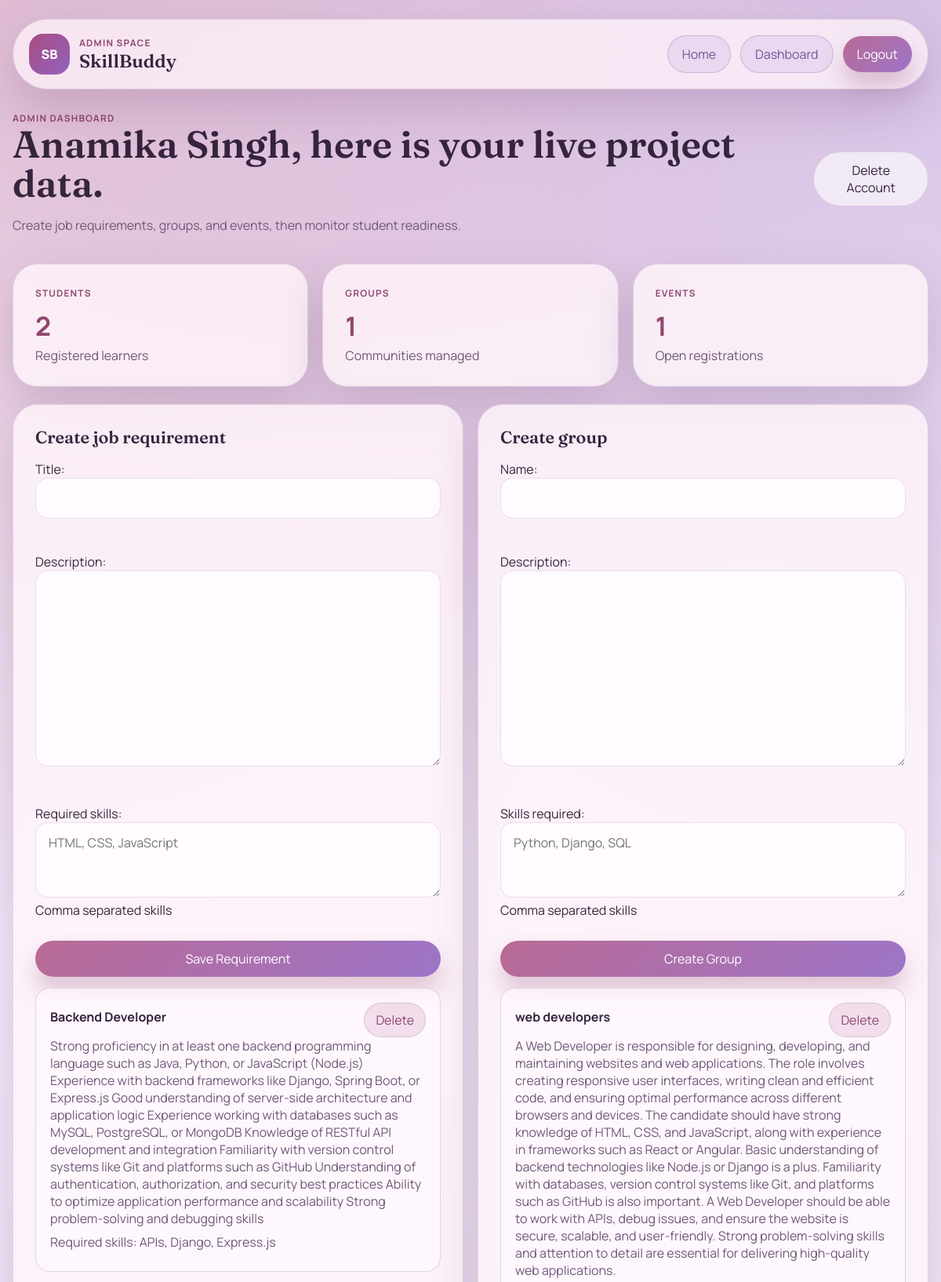
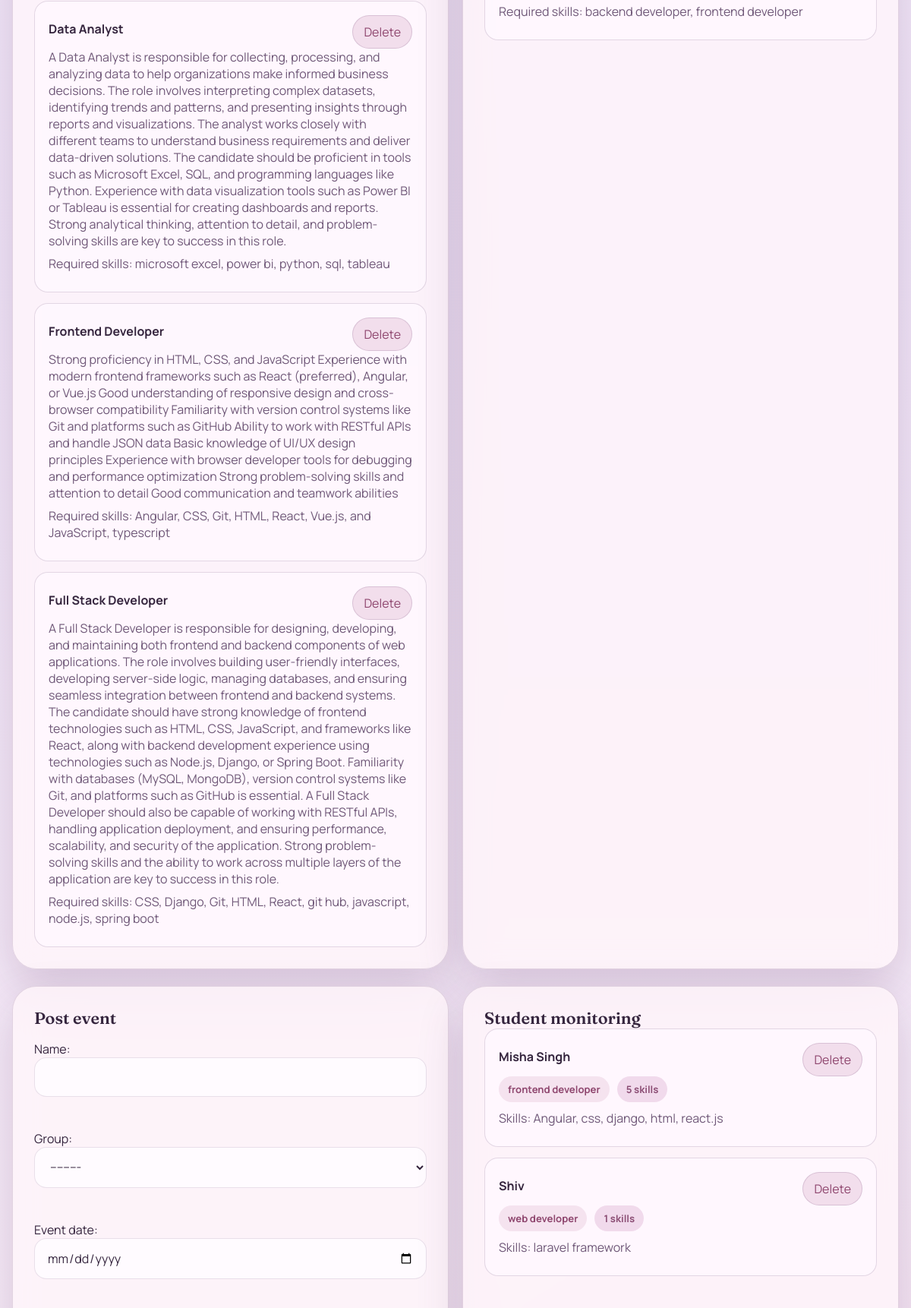
The app's page /admin-dashboard/ (signed in, upper part) with its own data (2 pictures, top to bottom).
### core/models.py (models this page shows, shortened)
class User(AbstractUser):
    ROLE_CHOICES = (
        ('student', 'Student'),
        ('admin', 'Admin'),
    )
    role = models.CharField(max_length=20, choices=ROLE_CHOICES, default='student')
    organization = models.CharField(max_length=255, blank=True)

class JobRequirement(models.Model):
    title = models.CharField(max_length=150)
    description = models.TextField(blank=True)
    created_by = models.ForeignKey(settings.AUTH_USER_MODEL, on_delete=models.CASCADE, related_name='job_requirements')
    required_skills = models.ManyToManyField(Skill, blank=True, related_name='job_requirements')
    created_at = models.DateTimeField(auto_now_add=True)
    class Meta:
        ordering = ['title']

class Skill(models.Model):
    name = models.CharField(max_length=100, unique=True)
    class Meta:
        ordering = ['name']

class SkillGroup(models.Model):
    name = models.CharField(max_length=150)
    description = models.TextField()
    created_by = models.ForeignKey(settings.AUTH_USER_MODEL, on_delete=models.CASCADE, related_name='managed_groups')
    skills_required = models.ManyToManyField(Skill, blank=True, related_name='skill_groups')
    members = models.ManyToManyField(settings.AUTH_USER_MODEL, blank=True, related_name='joined_groups')
    created_at = models.DateTimeField(auto_now_add=True)
    class Meta:
        ordering = ['name']
    def __str__(self):
        return self.name

class StudentProfile(models.Model):
    user = models.OneToOneField(settings.AUTH_USER_MODEL, on_delete=models.CASCADE, related_name='student_profile')
    target_role = models.CharField(max_length=150, blank=True)
    skills = models.ManyToManyField(Skill, blank=True, related_name='students')

### core/views.py (the view)
# urls.py: path('admin-dashboard/', views.admin_dashboard, name='admin_dashboard'),
@login_required
def admin_dashboard(request: HttpRequest) -> HttpResponse:
    if request.user.role != 'admin':
        return redirect('student_dashboard')
    students = User.objects.filter(role='student').select_related('student_profile')
    for student in students:
        StudentProfile.objects.get_or_create(user=student)
    context = {
        'students': students,
        'groups': SkillGroup.objects.prefetch_related('skills_required'),
        'events': Event.objects.select_related('group'),
        'requirements': JobRequirement.objects.prefetch_related('required_skills'),
        'role_form': JobRequirementForm(),
        'group_form': GroupForm(),
        'event_form': EventForm(),
        'student_count': students.count(),
        'group_count': SkillGroup.objects.count(),
        'event_count': Event.objects.count(),
        'delete_account_form': DeleteAccountForm(),
    }
    return render(request, 'core/admin_dashboard.html', context)

### core/forms.py
class JobRequirementForm(forms.ModelForm):
    required_skills = forms.CharField(help_text='Comma separated skills', widget=forms.Textarea(attrs={'rows': 3, 'placeholder': 'HTML, CSS, JavaScript'}))
    class Meta:
        model = JobRequirement
        fields = ('title', 'description', 'required_skills')

class GroupForm(forms.ModelForm):
    skills_required = forms.CharField(help_text='Comma separated skills', widget=forms.Textarea(attrs={'rows': 3, 'placeholder': 'Python, Django, SQL'}))
    class Meta:
        model = SkillGroup
        fields = ('name', 'description', 'skills_required')

### templates/core/admin_dashboard.html (shortened to what this page needs)
{% extends 'core/base.html' %}
{% block eyebrow %}Admin Space{% endblock %}
{% block content %}
<main class="dashboard-shell">
  <section class="dashboard-header">
    <div>
      <p class="section-tag">Admin dashboard</p>
      <h2>{{ user.first_name|default:user.username }}, here is your live project data.</h2>
      <p class="muted-text">Create job requirements, groups, and events, then monitor student readiness.</p>
    </div>
    <form method="post" action="{% url 'delete_account' %}" class="stack-form">
      <button class="ghost-button" type="submit">Delete Account</button>
    </form>
  </section>
  <section class="panel-grid three-column">
    <article class="panel-card"><p class="mini-tag">Students</p><strong class="metric">{{ student_count }}</strong><span class="muted-text">Registered learners</span></article>
    <article class="panel-card"><p class="mini-tag">Groups</p><strong class="metric">{{ group_count }}</strong><span class="muted-text">Communities managed</span></article>
    <article class="panel-card"><p class="mini-tag">Events</p><strong class="metric">{{ event_count }}</strong><span class="muted-text">Open registrations</span></article>
  </section>
  <section class="panel-grid two-column">
    <article class="panel-card">
      <h3>Create job requirement</h3>
      <form method="post" action="{% url 'create_job_requirement' %}" class="stack-form">
        {{ role_form.as_p }}
        <button class="primary-button" type="submit">Save Requirement</button>
      </form>
      <div class="stack-list tight">
        {% for requirement in requirements %}
          <article class="stack-item">
            <div class="panel-title-row">
              <h4>{{ requirement.title }}</h4>
              <form method="post" action="{% url 'delete_job_requirement' requirement.id %}">
                <button class="ghost-button" type="submit">Delete</button>
              </form>
            </div>
            <p>{{ requirement.description|default:'No description provided.' }}</p>
            <p>
              Required skills:
              {% for skill in requirement.required_skills.all %}
                {{ skill.name }}{% if not forloop.last %}, {% endif %}
              {% empty %}
                None
              {% endfor %}
            </p>
          </article>
        {% empty %}
          <article class="stack-item"><p>No job requirements added yet.</p></article>
        {% endfor %}
      </div>
    </article>
    <article class="panel-card">
      <h3>Create group</h3>
      <form method="post" action="{% url 'create_group' %}" class="stack-form">
        {{ group_form.as_p }}
        <button class="primary-button" type="submit">Create Group</button>
      </form>
      <div class="stack-list tight">
        {% for group in groups %}
          <article class="stack-item">
            <div class="panel-title-row">
              <h4>{{ group.name }}</h4>
              <form method="post" action="{% url 'delete_group' group.id %}">
                <button class="ghost-button" type="submit">Delete</button>
              </form>
            </div>
            <p>{{ group.description }}</p>
            <p>
              Required skills:
              {% for skill in group.skills_required.all %}
                {{ skill.name }}{% if not forloop.last %}, {% endif %}
              {% empty %}
                None
              {% endfor %}
            </p>
          </article>
        {% empty %}
          <article class="stack-item"><p>No groups created yet.</p></article>
        {% endfor %}
      </div>
    </article>
  </section>
  <section class="panel-grid two-column">
    <article class="panel-card">
      <h3>Post event</h3>
      <form method="post" action="{% url 'create_event' %}" class="stack-form">
        {{ event_form.as_p }}
      </form>
    </article>
    <article class="panel-card">
      <h3>Student monitoring</h3>
      <div class="stack-list">
        {% for student in students %}
          <article class="stack-item">
            <div class="panel-title-row">
              <h4>{{ student.first_name|default:student.username }}</h4>
              <form method="post" action="{% url 'delete_student' student.id %}">
                <button class="ghost-button" type="submit">Delete</button>
              </form>
            </div>
            <div class="meta-row">
              <span class="pill">{{ student.student_profile.target_role|default:'No target role' }}</span>
              <span class="pill accent">{{ student.student_profile.skills.count }} skills</span>
            </div>
            <p>
              Skills:
              {% for skill in student.student_profile.skills.all %}
                {{ skill.name }}{% if not forloop.last %}, {% endif %}
              {% empty %}
                No skills added
              {% endfor %}
            </p>
          </article>
        {% empty %}
          <article class="stack-item"><p>No students registered yet.</p></article>
        {% endfor %}
      </div>
    </article>
  </section>
</main>
{% endblock %}

### assets/css/main.css (style rules this page uses)
:root { --line: rgba(118, 80, 124, 0.2); --text: #35253e; --text-muted: #6f5878; --primary: #b96a95; --primary-deep: #8f476f; --secondary: #b99bda; --secondary-deep: #76539a; --highlight: #ebd3ea; --surface: rgba(255, 245, 251, 0.8); --shadow: 0 24px 60px rgba(93, 49, 102, 0.2); --radius-xl: 32px; --radius-md: 18px; }
* { box-sizing: border-box; }
body { margin: 0; min-height: 100vh; font-family: "Manrope", sans-serif; color: var(--text); background: radial-gradient(circle at top left, rgba(181, 97, 140, 0.34), transparent 28%), radial-gradient(circle at top right, rgba(152, 110, 193, 0.34), transparent 30%), radial-gradient(circle at bottom right, rgba(226, 171, 205, 0.32), transparent 24%), linear-gradient(180deg, #f7eefa 0%, #efe4f7 48%, #f9edf6 100%); }
button, input, textarea, select { font: inherit; }
button { cursor: pointer; border: 0; }
.topbar, .brand-block, .top-actions, .hero-actions, .tab-row, .inline-form, .dashboard-header, .panel-title-row { display: flex; align-items: center; gap: 12px; }
.topbar, .dashboard-header, .panel-title-row { justify-content: space-between; }
h1, h2, h3 { margin: 0; font-family: "Fraunces", serif; font-weight: 600; }
h2 { font-size: clamp(2.2rem, 4vw, 4.2rem); line-height: 1.05; }
h3 { font-size: 1.35rem; }
.eyebrow, .section-tag, .mini-tag { margin: 0; text-transform: uppercase; letter-spacing: 0.1em; font-size: 0.74rem; font-weight: 700; color: var(--primary-deep); }
.muted-text, .mini-note, .soft-list, .stack-item p { color: var(--text-muted); }
.hero, .stats-grid, .info-grid, .showcase-grid, .panel-grid, .report-grid { display: grid; gap: 18px; }
.hero-copy, .hero-panel, .feature-card, .showcase-card, .panel-card, .glass-card, .floating-card, .auth-side, .auth-forms { border: 1px solid var(--line); border-radius: var(--radius-xl); box-shadow: var(--shadow); }
.hero-copy, .showcase-card, .panel-card, .auth-side, .auth-forms { padding: 28px; background: var(--surface); backdrop-filter: blur(16px); }
.stat-card, .feature-card, .stack-item, .pill, .chip { border-radius: var(--radius-md); }
.stat-card, .feature-card, .stack-item { padding: 18px; background: rgba(255, 250, 255, 0.7); border: 1px solid var(--line); }
.primary-button, .secondary-button, .ghost-button, .tab-button, .nav-link { display: inline-flex; align-items: center; justify-content: center; padding: 12px 18px; border-radius: 999px; transition: transform 0.2s ease, box-shadow 0.2s ease; }
.primary-button { background: linear-gradient(135deg, var(--primary), #9d75c8); color: #fff; box-shadow: 0 18px 30px rgba(143, 71, 111, 0.28); }
.ghost-button, .tab-button { background: rgba(255, 255, 255, 0.62); color: var(--text); border: 1px solid var(--line); }
.dashboard-shell { display: grid; gap: 22px; }
.panel-grid.two-column { grid-template-columns: repeat(2, minmax(0, 1fr)); }
.panel-grid.three-column { grid-template-columns: repeat(3, minmax(0, 1fr)); }
.pill { display: inline-flex; align-items: center; gap: 6px; padding: 8px 12px; font-size: 0.82rem; font-weight: 700; background: rgba(185, 106, 149, 0.14); color: var(--primary-deep); }
.pill.accent { background: rgba(239, 215, 234, 0.88); color: #8b4d74; }
.metric { display: block; margin: 10px 0 4px; font-size: 2.1rem; color: var(--primary-deep); }
.chip button, .stack-item button { padding: 10px 14px; border-radius: 999px; background: rgba(185, 106, 149, 0.18); color: var(--primary-deep); }
.stack-form { display: grid; gap: 12px; }
.stack-list { display: grid; gap: 14px; }
.stack-list.tight { margin-top: 14px; }
.stack-item h4, .stack-item p { margin: 0 0 8px; }
.stack-item .meta-row { display: flex; flex-wrap: wrap; gap: 10px; margin-bottom: 10px; }
input, textarea, select { width: 100%; padding: 14px 16px; border: 1px solid rgba(118, 80, 124, 0.16); border-radius: 16px; background: rgba(255, 251, 255, 0.92); color: var(--text); outline: none; }

### records on screen
User: first_name "Anamika Singh"
JobRequirement: title "Backend Developer", description "Strong proficiency in at least one backend programming language such as Java, Python, or JavaScript (Node.js) Experience with backend frameworks like Django, Spring Boot, or Express.js Good understanding of server-side architecture and application logic Experience working with databases such as MySQL, PostgreSQL, or MongoDB Knowledge of RESTful API development and integration Familiarity with version control systems like Git and platforms such as GitHub Understanding of authentication, authorization, and security best practices Ability to optimize application performance and scalability Strong problem-solving and debugging skills"
Skill: name "APIs"
Skill: name "Django"
Skill: name "Express.js"
JobRequirement: title "Data Analyst", description "A Data Analyst is responsible for collecting, processing, and analyzing data to help organizations make informed business decisions. The role involves interpreting complex datasets, identifying trends and patterns, and presenting insights through reports and visualizations. The analyst works closely with different teams to understand business requirements and deliver data-driven solutions. The candidate should be proficient in tools such as Microsoft Excel, SQL, and programming languages like Python. Experience with data visualization tools such as Power BI or Tableau is essential for creating dashboards and reports. Strong analytical thinking, attention to detail, and problem-solving…"
Skill: name "microsoft excel"
Skill: name "power bi"
Skill: name "python"
Skill: name "sql"
Skill: name "tableau"
JobRequirement: title "Frontend Developer", description "Strong proficiency in HTML, CSS, and JavaScript Experience with modern frontend frameworks such as React (preferred), Angular, or Vue.js Good understanding of responsive design and cross-browser compatibility Familiarity with version control systems like Git and platforms such as GitHub Ability to work with RESTful APIs and handle JSON data Basic knowledge of UI/UX design principles Experience with browser developer tools for debugging and performance optimization Strong problem-solving skills and attention to detail Good communication and teamwork abilities"
Skill: name "Angular"
Skill: name "CSS"
Skill: name "Git"
Skill: name "HTML"
Skill: name "React"
Skill: name "Vue.js"
Skill: name "and JavaScript"
Skill: name "typescript"
JobRequirement: title "Full Stack Developer", description "A Full Stack Developer is responsible for designing, developing, and maintaining both frontend and backend components of web applications. The role involves building user-friendly interfaces, developing server-side logic, managing databases, and ensuring seamless integration between frontend and backend systems. The candidate should have strong knowledge of frontend technologies such as HTML, CSS, JavaScript, and frameworks like React, along with backend development experience using technologies such as Node.js, Django, or Spring Boot. Familiarity with databases (MySQL, MongoDB), version control systems like Git, and platforms such as GitHub is essential. A Full Stack Developer should also…"
Skill: name "git hub"
Skill: name "javascript"
Skill: name "node.js"
Skill: name "spring boot"
SkillGroup: name "web developers", description "A Web Developer is responsible for designing, developing, and maintaining websites and web applications. The role involves creating responsive user interfaces, writing clean and efficient code, and ensuring optimal performance across different browsers and devices. The candidate should have strong knowledge of HTML, CSS, and JavaScript, along with experience in frameworks such as React or Angular. Basic understanding of backend technologies like Node.js or Django is a plus. Familiarity with databases, version control systems like Git, and platforms such as GitHub is also important. A Web Developer should be able to work with APIs, debug issues, and ensure the website is secure, scalable,…"
Skill: name "backend developer"
Skill: name "frontend developer"
User: first_name "Misha Singh", student_profile.target_role "frontend developer", student_profile.skills.count "5"
Skill: name "css"
Skill: name "django"
Skill: name "html"
Skill: name "react.js"
User: first_name "Shiv", student_profile.target_role "web developer", student_profile.skills.count "1"
Skill: name "laravel framework"

### other values on screen
{{ student_count }} "2"
{{ group_count }} "1"
{{ event_count }} "1"
